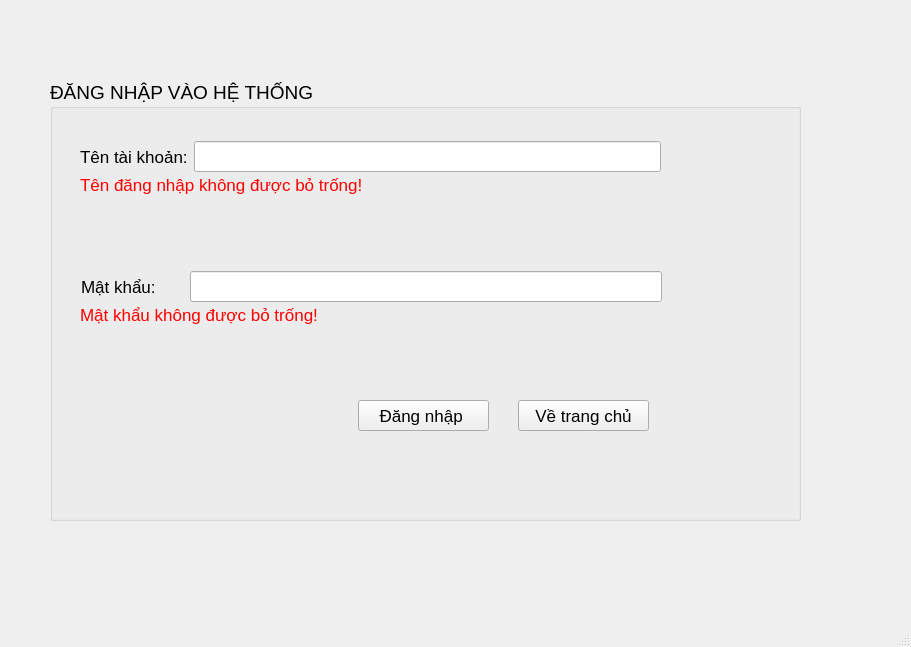
<?xml version="1.0" encoding="UTF-8"?>
<ui version="4.0">
 <class>login</class>
 <widget class="QMainWindow" name="login">
  <property name="geometry">
   <rect>
    <x>0</x>
    <y>0</y>
    <width>911</width>
    <height>647</height>
   </rect>
  </property>
  <property name="windowTitle">
   <string>MainWindow</string>
  </property>
  <widget class="QWidget" name="centralwidget">
   <widget class="QLabel" name="label_Time">
    <property name="geometry">
     <rect>
      <x>370</x>
      <y>0</y>
      <width>141</width>
      <height>21</height>
     </rect>
    </property>
    <property name="font">
     <font>
      <pointsize>12</pointsize>
     </font>
    </property>
    <property name="text">
     <string/>
    </property>
   </widget>
   <widget class="QGroupBox" name="groupBox">
    <property name="geometry">
     <rect>
      <x>50</x>
      <y>80</y>
      <width>751</width>
      <height>441</height>
     </rect>
    </property>
    <property name="font">
     <font>
      <pointsize>14</pointsize>
     </font>
    </property>
    <property name="title">
     <string>ĐĂNG NHẬP VÀO HỆ THỐNG</string>
    </property>
    <widget class="QLabel" name="label_texttaikhoan">
     <property name="geometry">
      <rect>
       <x>30</x>
       <y>90</y>
       <width>571</width>
       <height>31</height>
      </rect>
     </property>
     <property name="font">
      <font>
       <pointsize>13</pointsize>
      </font>
     </property>
     <property name="toolTip">
      <string>&lt;html&gt;&lt;head/&gt;&lt;body&gt;&lt;p&gt;&amp;lt;font color = red&amp;gt;&amp;lt;font&amp;gt;&lt;/p&gt;&lt;/body&gt;&lt;/html&gt;</string>
     </property>
     <property name="text">
      <string>&lt;font color = red&gt;Tên đăng nhập không được bỏ trống!&lt;font&gt;</string>
     </property>
    </widget>
    <widget class="QLabel" name="label_textmatkhau">
     <property name="geometry">
      <rect>
       <x>30</x>
       <y>220</y>
       <width>581</width>
       <height>31</height>
      </rect>
     </property>
     <property name="font">
      <font>
       <pointsize>13</pointsize>
      </font>
     </property>
     <property name="text">
      <string>&lt;font color = red&gt;Mật khẩu không được bỏ trống!&lt;font&gt;</string>
     </property>
    </widget>
    <widget class="QPushButton" name="btn_Login">
     <property name="geometry">
      <rect>
       <x>308</x>
       <y>320</y>
       <width>131</width>
       <height>31</height>
      </rect>
     </property>
     <property name="font">
      <font>
       <pointsize>13</pointsize>
      </font>
     </property>
     <property name="cursor">
      <cursorShape>PointingHandCursor</cursorShape>
     </property>
     <property name="text">
      <string>Đăng nhập </string>
     </property>
     <property name="icon">
      <iconset resource="resource.qrc">
       <normaloff>:/image_no_color/icon_no_color/angle-double-right.svg</normaloff>:/image_no_color/icon_no_color/angle-double-right.svg</iconset>
     </property>
     <property name="iconSize">
      <size>
       <width>23</width>
       <height>38</height>
      </size>
     </property>
    </widget>
    <widget class="QPushButton" name="btn_Return">
     <property name="geometry">
      <rect>
       <x>468</x>
       <y>320</y>
       <width>131</width>
       <height>31</height>
      </rect>
     </property>
     <property name="font">
      <font>
       <pointsize>13</pointsize>
      </font>
     </property>
     <property name="cursor">
      <cursorShape>PointingHandCursor</cursorShape>
     </property>
     <property name="text">
      <string>Về trang chủ</string>
     </property>
     <property name="icon">
      <iconset resource="resource.qrc">
       <normaloff>:/image_no_color/icon_no_color/back-left.svg</normaloff>:/image_no_color/icon_no_color/back-left.svg</iconset>
     </property>
    </widget>
    <widget class="QWidget" name="layoutWidget">
     <property name="geometry">
      <rect>
       <x>30</x>
       <y>60</y>
       <width>581</width>
       <height>34</height>
      </rect>
     </property>
     <layout class="QHBoxLayout" name="horizontalLayout">
      <item>
       <widget class="QLabel" name="label_2">
        <property name="font">
         <font>
          <pointsize>13</pointsize>
         </font>
        </property>
        <property name="text">
         <string>Tên tài khoản:</string>
        </property>
       </widget>
      </item>
      <item>
       <widget class="QLineEdit" name="lineEdit_Taikhoan"/>
      </item>
     </layout>
    </widget>
    <widget class="QWidget" name="layoutWidget_2">
     <property name="geometry">
      <rect>
       <x>31</x>
       <y>190</y>
       <width>581</width>
       <height>34</height>
      </rect>
     </property>
     <layout class="QHBoxLayout" name="horizontalLayout_2">
      <item>
       <widget class="QLabel" name="label_4">
        <property name="font">
         <font>
          <pointsize>13</pointsize>
         </font>
        </property>
        <property name="text">
         <string>Mật khẩu:      </string>
        </property>
       </widget>
      </item>
      <item>
       <widget class="QLineEdit" name="lineEdit_Matkhau">
        <property name="echoMode">
         <enum>QLineEdit::Password</enum>
        </property>
       </widget>
      </item>
     </layout>
    </widget>
   </widget>
  </widget>
  <widget class="QMenuBar" name="menubar">
   <property name="geometry">
    <rect>
     <x>0</x>
     <y>0</y>
     <width>911</width>
     <height>22</height>
    </rect>
   </property>
  </widget>
  <widget class="QStatusBar" name="statusbar"/>
 </widget>
 <resources>
  <include location="resource.qrc"/>
 </resources>
 <connections/>
</ui>
